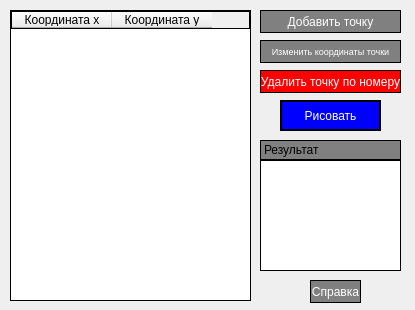
<?xml version="1.0" encoding="UTF-8"?>
<ui version="4.0">
 <class>MainWindow</class>
 <widget class="QMainWindow" name="MainWindow">
  <property name="geometry">
   <rect>
    <x>0</x>
    <y>0</y>
    <width>415</width>
    <height>310</height>
   </rect>
  </property>
  <property name="sizePolicy">
   <sizepolicy hsizetype="Fixed" vsizetype="Fixed">
    <horstretch>0</horstretch>
    <verstretch>0</verstretch>
   </sizepolicy>
  </property>
  <property name="minimumSize">
   <size>
    <width>415</width>
    <height>310</height>
   </size>
  </property>
  <property name="maximumSize">
   <size>
    <width>415</width>
    <height>310</height>
   </size>
  </property>
  <property name="windowTitle">
   <string>Поиск треугольника</string>
  </property>
  <property name="layoutDirection">
   <enum>Qt::LeftToRight</enum>
  </property>
  <property name="autoFillBackground">
   <bool>true</bool>
  </property>
  <property name="styleSheet">
   <string notr="true"/>
  </property>
  <property name="animated">
   <bool>false</bool>
  </property>
  <widget class="QWidget" name="centralwidget">
   <widget class="QPushButton" name="referenceButton">
    <property name="geometry">
     <rect>
      <x>310</x>
      <y>280</y>
      <width>51</width>
      <height>23</height>
     </rect>
    </property>
    <property name="styleSheet">
     <string notr="true">background-color: gray;
color: white;
border-style: outset;
border-width: 1px;
border-color: black;</string>
    </property>
    <property name="text">
     <string>Справка</string>
    </property>
   </widget>
   <widget class="QPushButton" name="deleteButton">
    <property name="geometry">
     <rect>
      <x>260</x>
      <y>70</y>
      <width>141</width>
      <height>23</height>
     </rect>
    </property>
    <property name="styleSheet">
     <string notr="true">background-color: red;
color: white;
border-style: outset;
border-width: 1px;
border-color: black;</string>
    </property>
    <property name="text">
     <string>Удалить точку по номеру</string>
    </property>
   </widget>
   <widget class="QPushButton" name="addButton">
    <property name="geometry">
     <rect>
      <x>260</x>
      <y>10</y>
      <width>141</width>
      <height>23</height>
     </rect>
    </property>
    <property name="font">
     <font>
      <family>MS Shell Dlg 2</family>
      <stylestrategy>PreferDefault</stylestrategy>
     </font>
    </property>
    <property name="styleSheet">
     <string notr="true">background-color: grey;
color: white;
border-style: outset;
border-width: 1px;
border-color: black;</string>
    </property>
    <property name="text">
     <string>Добавить точку</string>
    </property>
    <property name="autoDefault">
     <bool>false</bool>
    </property>
    <property name="default">
     <bool>false</bool>
    </property>
    <property name="flat">
     <bool>false</bool>
    </property>
   </widget>
   <widget class="QTextBrowser" name="textBrowser">
    <property name="geometry">
     <rect>
      <x>260</x>
      <y>160</y>
      <width>141</width>
      <height>111</height>
     </rect>
    </property>
    <property name="font">
     <font>
      <weight>50</weight>
      <italic>false</italic>
      <bold>false</bold>
      <underline>false</underline>
      <strikeout>false</strikeout>
      <kerning>true</kerning>
     </font>
    </property>
    <property name="contextMenuPolicy">
     <enum>Qt::DefaultContextMenu</enum>
    </property>
    <property name="styleSheet">
     <string notr="true">border-style: outset;
border-width: 1px;
border-color: black;</string>
    </property>
   </widget>
   <widget class="QPushButton" name="changeButton">
    <property name="geometry">
     <rect>
      <x>260</x>
      <y>40</y>
      <width>141</width>
      <height>23</height>
     </rect>
    </property>
    <property name="font">
     <font>
      <pointsize>7</pointsize>
     </font>
    </property>
    <property name="styleSheet">
     <string notr="true">background-color: grey;
color: white;
border-style: outset;
border-width: 1px;
border-color: black;</string>
    </property>
    <property name="text">
     <string>Изменить координаты точки</string>
    </property>
   </widget>
   <widget class="QLabel" name="label">
    <property name="geometry">
     <rect>
      <x>260</x>
      <y>140</y>
      <width>141</width>
      <height>20</height>
     </rect>
    </property>
    <property name="styleSheet">
     <string notr="true">border-style: outset;
border-width: 1px;
border-color: black;
background-color: grey;</string>
    </property>
    <property name="text">
     <string>Результат</string>
    </property>
   </widget>
   <widget class="QTableWidget" name="tableOfPoints">
    <property name="geometry">
     <rect>
      <x>10</x>
      <y>10</y>
      <width>241</width>
      <height>291</height>
     </rect>
    </property>
    <property name="styleSheet">
     <string notr="true">border-style: outset;
border-width: 1px;
border-color: black;</string>
    </property>
    <property name="horizontalScrollBarPolicy">
     <enum>Qt::ScrollBarAlwaysOff</enum>
    </property>
    <column>
     <property name="text">
      <string>Координата x</string>
     </property>
    </column>
    <column>
     <property name="text">
      <string>Координата y</string>
     </property>
    </column>
   </widget>
   <widget class="QPushButton" name="drawButton">
    <property name="geometry">
     <rect>
      <x>280</x>
      <y>100</y>
      <width>101</width>
      <height>31</height>
     </rect>
    </property>
    <property name="styleSheet">
     <string notr="true">background-color: blue;
color: white;
border-style: outset;
border-width: 2px;
border-color: black;</string>
    </property>
    <property name="text">
     <string>Рисовать</string>
    </property>
   </widget>
  </widget>
  <action name="actionkkkk">
   <property name="text">
    <string>kkkk</string>
   </property>
  </action>
 </widget>
 <resources/>
 <connections/>
</ui>
